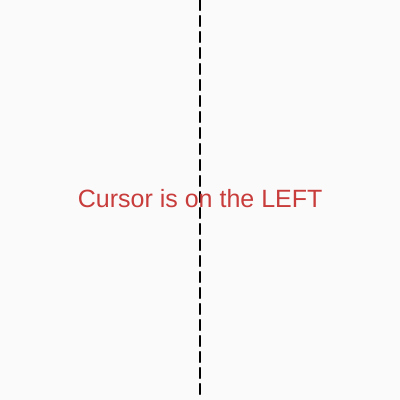
Frame 1 (no input)
Frame 60 (no input): identical to frame 1, image omitted
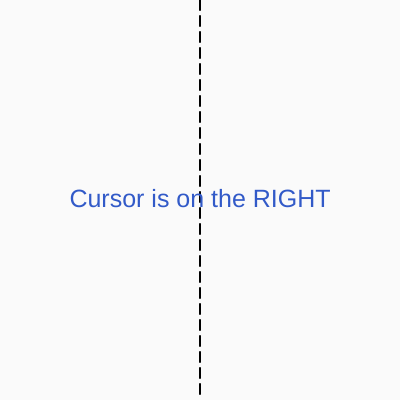
Frame 120 (the mouse pressed at the canvas centre since frame 60)

The p5.js sketch that drew these frames (run headless with seeded random() and noise() and a simulated clock; from frame 60 on, the mouse is pressed at the canvas centre):

// p5.js sketch
// ── sketch.js
function setup() {
  createCanvas(400, 400);
  textAlign(CENTER, CENTER);
  textSize(25);
}

function draw() {
  background(250);

  push();
  stroke(0);
  strokeWeight(2);
  drawingContext.setLineDash([10, 6]);
  line(width / 2, 0, width / 2, height);
  drawingContext.setLineDash([]);
  pop();

  let position, txtColor;
  if (mouseX < width / 2) {
    position = "Cursor is on the LEFT";
    txtColor = color(200, 60, 60);
  } else {
    position = "Cursor is on the RIGHT";
    txtColor = color(50, 90, 200);
  }

  fill(txtColor);
  text(position, width / 2, height / 2);
}
